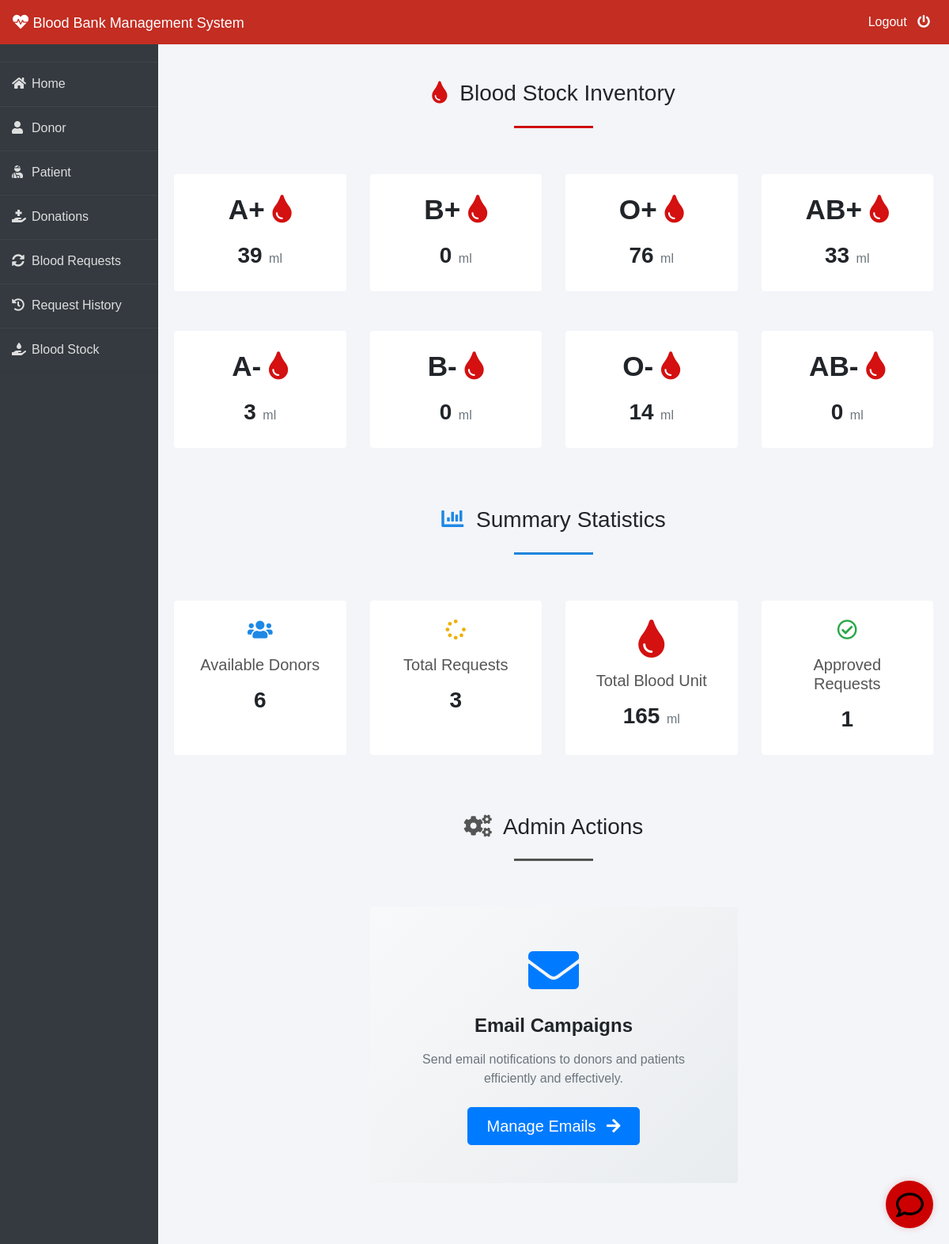
The app's page /admin-dashboard (signed in), older data.
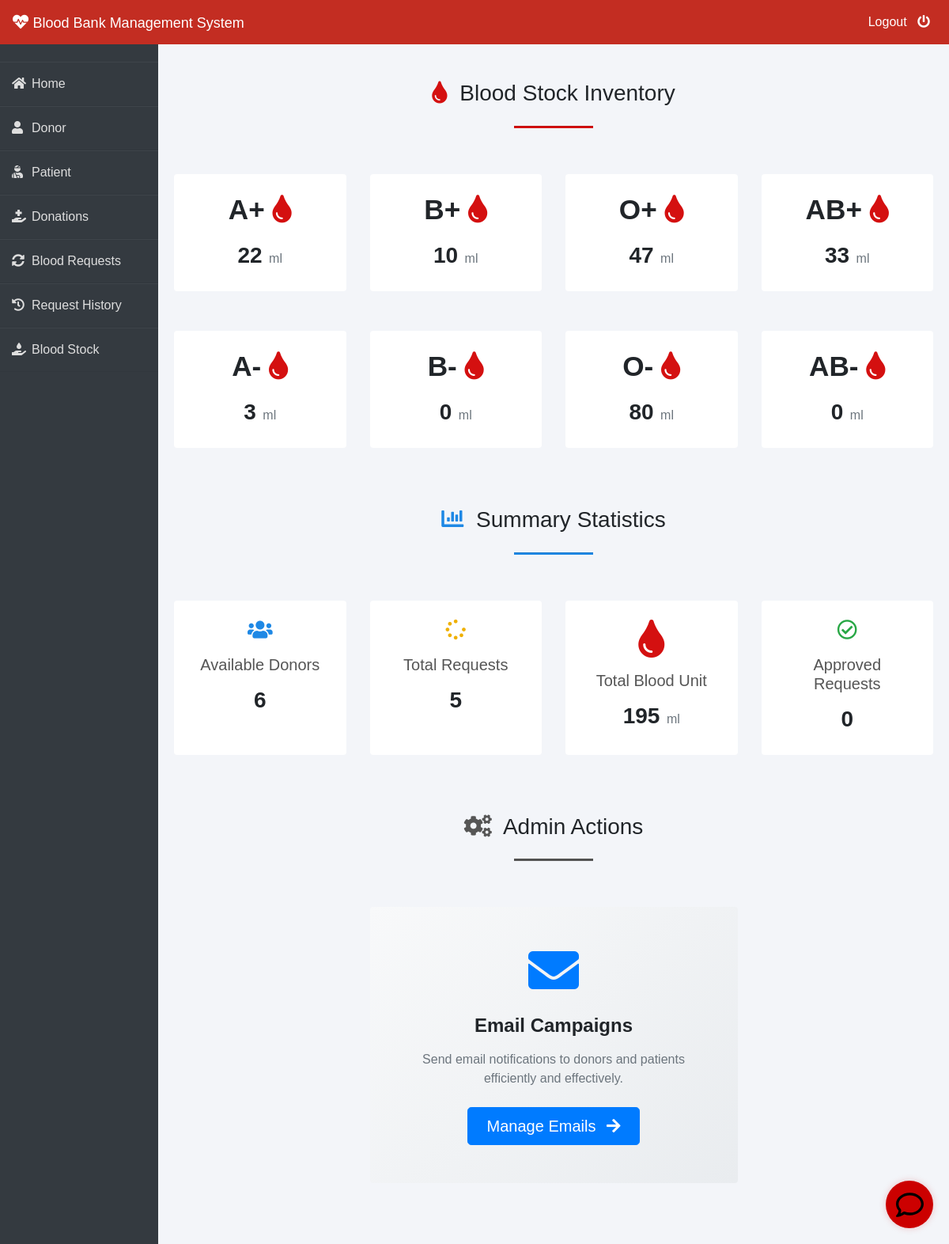
The same page, newer data.
### blood/models.py (models this page shows, shortened)
class Stock(models.Model):
    bloodgroup=models.CharField(max_length=10)
    unit=models.PositiveIntegerField(default=0)

### blood/views.py (the view)
# urls.py: path('admin-dashboard', views.admin_dashboard_view,name='admin-dashboard'),
@login_required(login_url='adminlogin')
def admin_dashboard_view(request):
    totalunit=models.Stock.objects.aggregate(Sum('unit'))
    dict={
        'A1':models.Stock.objects.get(bloodgroup="A+"),
        'A2':models.Stock.objects.get(bloodgroup="A-"),
        'B1':models.Stock.objects.get(bloodgroup="B+"),
        'B2':models.Stock.objects.get(bloodgroup="B-"),
        'AB1':models.Stock.objects.get(bloodgroup="AB+"),
        'AB2':models.Stock.objects.get(bloodgroup="AB-"),
        'O1':models.Stock.objects.get(bloodgroup="O+"),
        'O2':models.Stock.objects.get(bloodgroup="O-"),
        'totaldonors':dmodels.Donor.objects.all().count(),
        'totalbloodunit':totalunit['unit__sum'],
        'totalrequest':models.BloodRequest.objects.all().count(),
        'totalapprovedrequest':models.BloodRequest.objects.all().filter(status='Approved').count()
    }
    return render(request,'blood/admin_dashboard.html',context=dict)

### templates/blood/admin_dashboard.html (shortened to what the changed rows need)
{% extends 'blood/adminbase.html' %}
{% block content %}
<div class="container py-5">
    <div class="row mb-4">
        <div class="col-sm-3 mb-3">
            <div class="card shadow-sm rounded-lg h-100 border-0 hover-card">
                <div class="card-body text-center p-4">
                    <div class="blood-type mb-3">
                        <h2 class="mb-0">A+ <i class="fas fa-tint" style="color: #d41010;"></i></h2>
                    </div>
                    <div class="blood-amount">
                        <span class="display-5 font-weight-bold">{{A1.unit}}</span>
                        <span class="text-muted ml-1">ml</span>
                    </div>
                </div>
            </div>
        </div>
        <div class="col-sm-3 mb-3">
            <div class="card shadow-sm rounded-lg h-100 border-0 hover-card">
                <div class="card-body text-center p-4">
                    <div class="blood-type mb-3">
                        <h2 class="mb-0">B+ <i class="fas fa-tint" style="color: #d41010;"></i></h2>
                    </div>
                    <div class="blood-amount">
                        <span class="display-5 font-weight-bold">{{B1.unit}}</span>
                        <span class="text-muted ml-1">ml</span>
                    </div>
                </div>
            </div>
        </div>
        <div class="col-sm-3 mb-3">
            <div class="card shadow-sm rounded-lg h-100 border-0 hover-card">
                <div class="card-body text-center p-4">
                    <div class="blood-type mb-3">
                        <h2 class="mb-0">O+ <i class="fas fa-tint" style="color: #d41010;"></i></h2>
                    </div>
                    <div class="blood-amount">
                        <span class="display-5 font-weight-bold">{{O1.unit}}</span>
                        <span class="text-muted ml-1">ml</span>
                    </div>
                </div>
            </div>
        </div>
        <div class="col-sm-3 mb-3">
            <div class="card shadow-sm rounded-lg h-100 border-0 hover-card">
                <div class="card-body text-center p-4">
                    <div class="blood-type mb-3">
                        <h2 class="mb-0">AB+ <i class="fas fa-tint" style="color: #d41010;"></i></h2>
                    </div>
                </div>
            </div>
        </div>
    </div>
    <div class="row mb-5">
        <div class="col-sm-3 mb-3">
            <div class="card shadow-sm rounded-lg h-100 border-0 hover-card">
                <div class="card-body text-center p-4">
                    <div class="blood-type mb-3">
                        <h2 class="mb-0">A- <i class="fas fa-tint" style="color: #d41010;"></i></h2>
                    </div>
                </div>
            </div>
        </div>
        <div class="col-sm-3 mb-3">
            <div class="card shadow-sm rounded-lg h-100 border-0 hover-card">
                <div class="card-body text-center p-4">
                    <div class="blood-type mb-3">
                        <h2 class="mb-0">B- <i class="fas fa-tint" style="color: #d41010;"></i></h2>
                    </div>
                </div>
            </div>
        </div>
        <div class="col-sm-3 mb-3">
            <div class="card shadow-sm rounded-lg h-100 border-0 hover-card">
                <div class="card-body text-center p-4">
                    <div class="blood-type mb-3">
                        <h2 class="mb-0">O- <i class="fas fa-tint" style="color: #d41010;"></i></h2>
                    </div>
                    <div class="blood-amount">
                        <span class="display-5 font-weight-bold">{{O2.unit}}</span>
                        <span class="text-muted ml-1">ml</span>
                    </div>
                </div>
            </div>
        </div>
        <div class="col-sm-3 mb-3">
            <div class="card shadow-sm rounded-lg h-100 border-0 hover-card">
                <div class="card-body text-center p-4">
                    <div class="blood-type mb-3">
                        <h2 class="mb-0">AB- <i class="fas fa-tint" style="color: #d41010;"></i></h2>
                    </div>
                </div>
            </div>
        </div>
    </div>
    <div class="row mb-5">
        <div class="col-sm-3 mb-3">
            <div class="card shadow-sm rounded-lg h-100 border-0 hover-card">
                <div class="card-body text-center p-4">
                    <div class="stats-value">
                        <span class="display-5 font-weight-bold">{{totalrequest}}</span>
                    </div>
                </div>
            </div>
        </div>
        <div class="col-sm-3 mb-3">
            <div class="card shadow-sm rounded-lg h-100 border-0 hover-card">
                <div class="card-body text-center p-4">
                    <div class="stats-value">
                        <span class="display-5 font-weight-bold">{{totalbloodunit}}</span>
                        <span class="text-muted ml-1">ml</span>
                    </div>
                </div>
            </div>
        </div>
        <div class="col-sm-3 mb-3">
            <div class="card shadow-sm rounded-lg h-100 border-0 hover-card">
                <div class="card-body text-center p-4">
                    <div class="stats-value">
                        <span class="display-5 font-weight-bold">{{totalapprovedrequest}}</span>
                    </div>
                </div>
            </div>
        </div>
    </div>
</div>
{% endblock content %}

Row changes from the older to the newer data that the page shows:
changed Stock (number 1 of 8 on the later page): unit "39" → "22"
changed Stock (number 2 of 8 on the later page): unit "0" → "10"
changed Stock (number 3 of 8 on the later page): unit "76" → "47"
changed Stock (number 7 of 8 on the later page): unit "14" → "80"
Text that changed along with them:
{{ totalrequest }}: "3" → "5"
{{ totalbloodunit }}: "165" → "195"
{{ totalapprovedrequest }}: "1" → "0"
